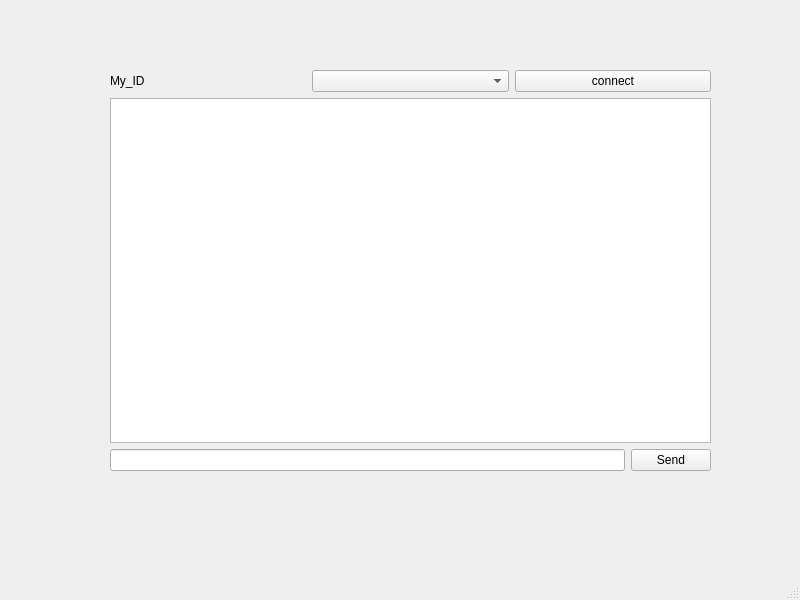
<?xml version="1.0" encoding="UTF-8"?>
<ui version="4.0">
 <class>Appchat</class>
 <widget class="QMainWindow" name="Appchat">
  <property name="geometry">
   <rect>
    <x>0</x>
    <y>0</y>
    <width>800</width>
    <height>600</height>
   </rect>
  </property>
  <property name="windowTitle">
   <string>Appchat</string>
  </property>
  <widget class="QWidget" name="centralwidget">
   <widget class="QWidget" name="">
    <property name="geometry">
     <rect>
      <x>110</x>
      <y>70</y>
      <width>601</width>
      <height>401</height>
     </rect>
    </property>
    <layout class="QGridLayout" name="gridLayout">
     <item row="0" column="0">
      <layout class="QHBoxLayout" name="horizontalLayout_2">
       <item>
        <widget class="QLabel" name="label_My_ID">
         <property name="text">
          <string>My_ID</string>
         </property>
        </widget>
       </item>
       <item>
        <widget class="QComboBox" name="comboBox_list_address"/>
       </item>
       <item>
        <widget class="QPushButton" name="pushButton_Connect">
         <property name="text">
          <string>connect</string>
         </property>
        </widget>
       </item>
      </layout>
     </item>
     <item row="1" column="0">
      <widget class="QTextEdit" name="textEdit_show_chat"/>
     </item>
     <item row="2" column="0">
      <layout class="QHBoxLayout" name="horizontalLayout">
       <item>
        <widget class="QLineEdit" name="lineEdit_msg"/>
       </item>
       <item>
        <widget class="QPushButton" name="pushButton_Send_Msg">
         <property name="text">
          <string>Send</string>
         </property>
        </widget>
       </item>
      </layout>
     </item>
    </layout>
   </widget>
  </widget>
  <widget class="QMenuBar" name="menubar">
   <property name="geometry">
    <rect>
     <x>0</x>
     <y>0</y>
     <width>800</width>
     <height>21</height>
    </rect>
   </property>
  </widget>
  <widget class="QStatusBar" name="statusbar"/>
 </widget>
 <resources/>
 <connections/>
</ui>
